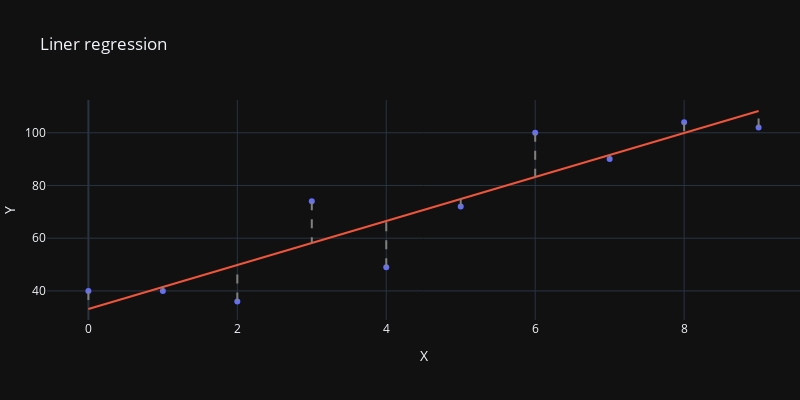

Here is the notebook cell this chart was saved with:
### Code cell
# first order polynomial - simple linear regression
coeff = np.polyfit(x=x, y=y, deg=1)
y_pred = (coeff[0] * x**1) + coeff[1]
plot_linear_plot(x, y, y_pred).show()

### Figure 1 — Plotly figure (JSON) as saved in the notebook; plotly's stock layout.template omitted (floating-point values rounded to 4 significant figures)
{"data": [{"mode": "markers", "type": "scatter", "x": [0, 1, 2, 3, 4, 5, 6, 7, 8, 9], "y": [40, 40, 36, 74, 49, 72, 100, 90, 104, 102]}, {"mode": "lines", "type": "scatter", "x": [0, 1, 2, 3, 4, 5, 6, 7, 8, 9], "y": [33.15, 41.49, 49.84, 58.18, 66.53, 74.87, 83.22, 91.56, 99.91, 108.3]}, {"line": {"color": "gray", "dash": "dash"}, "mode": "lines", "type": "scatter", "x": [0, 0], "y": [40, 33.15]}, {"line": {"color": "gray", "dash": "dash"}, "mode": "lines", "type": "scatter", "x": [1, 1], "y": [40, 41.49]}, {"line": {"color": "gray", "dash": "dash"}, "mode": "lines", "type": "scatter", "x": [2, 2], "y": [36, 49.84]}, {"line": {"color": "gray", "dash": "dash"}, "mode": "lines", "type": "scatter", "x": [3, 3], "y": [74, 58.18]}, {"line": {"color": "gray", "dash": "dash"}, "mode": "lines", "type": "scatter", "x": [4, 4], "y": [49, 66.53]}, {"line": {"color": "gray", "dash": "dash"}, "mode": "lines", "type": "scatter", "x": [5, 5], "y": [72, 74.87]}, {"line": {"color": "gray", "dash": "dash"}, "mode": "lines", "type": "scatter", "x": [6, 6], "y": [100, 83.22]}, {"line": {"color": "gray", "dash": "dash"}, "mode": "lines", "type": "scatter", "x": [7, 7], "y": [90, 91.56]}, {"line": {"color": "gray", "dash": "dash"}, "mode": "lines", "type": "scatter", "x": [8, 8], "y": [104, 99.91]}, {"line": {"color": "gray", "dash": "dash"}, "mode": "lines", "type": "scatter", "x": [9, 9], "y": [102, 108.3]}], "layout": {"autosize": false, "height": 400, "margin": {"l": 0, "r": 0}, "showlegend": false, "title": {"text": "Liner regression"}, "width": 800, "xaxis": {"title": {"text": "X"}}, "yaxis": {"title": {"text": "Y"}}}}
